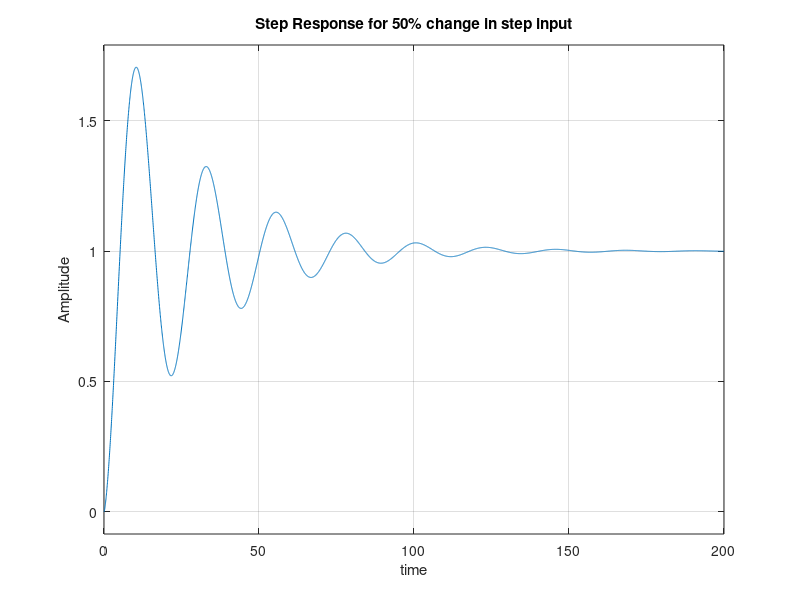

Write the MATLAB code that produced this figure.
clc;
clear all;
close all;
K = 10.8E8;
num1 = K*[1 1];
den1 = [1 8];
num2 = [1];
den2 = 0.8*K*[2 0 0];
den3 = 0.5*K*[2 0 0];
c1 = tf(num1,den1);
sc1 = tf(num2,den2);
sc2 = tf(num2,den2);
g3 = series(c1,sc2);
transfer = feedback(g3,1);
g2 = series(c1,sc1);
transfer2 = feedback(g2,1);
step(transfer2);
xlabel('time'),ylabel('Amplitude');
title('Step Response for 50% change in step input');